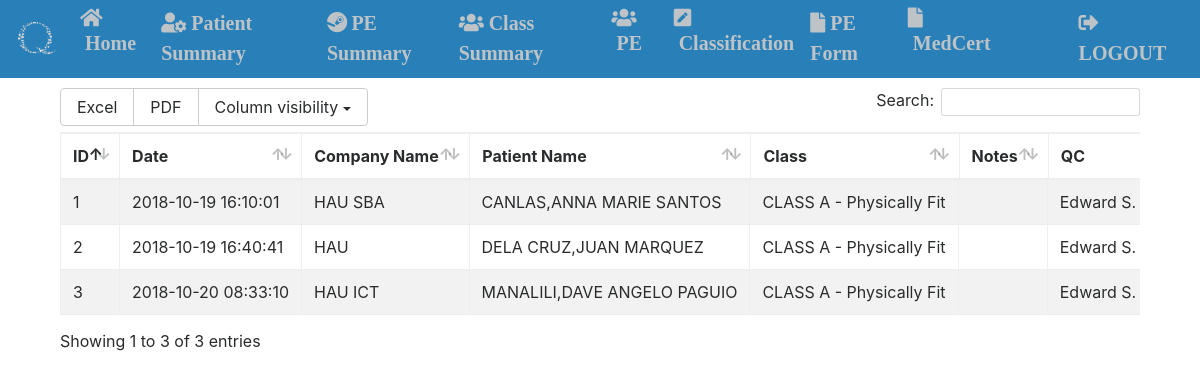
Screenshot of /doctor/ClassSummary.php (signed in) with the database file from the repository.
### tables this page shows
CREATE TABLE `qpd_class` (
  `ClassID` int(13) NOT NULL,
  `TransactionID` int(13) UNSIGNED ZEROFILL NOT NULL,
  `PatientID` int(13) NOT NULL,
  `MedicalClass` varchar(255) NOT NULL,
  `Notes` varchar(255) NOT NULL,
  `QC` varchar(255) NOT NULL,
  `QCLicense` int(22) NOT NULL,
  `CreationDate` date NOT NULL
);

CREATE TABLE `qpd_trans` (
  `TransactionID` int(13) UNSIGNED ZEROFILL NOT NULL,
  `TransactionRef` varchar(50) NOT NULL,
  `PatientID` int(13) NOT NULL,
  `TransactionType` varchar(50) NOT NULL,
  `Cashier` varchar(50) NOT NULL,
  `ItemID` varchar(100) NOT NULL,
  `ItemName` varchar(255) NOT NULL,
  `ItemDescription` varchar(255) NOT NULL,
  `ItemQTY` varchar(50) NOT NULL,
  `ItemPrice` varchar(255) NOT NULL,
  `Biller` varchar(50) NOT NULL,
  `LOE` int(13) NOT NULL,
  `AN` varchar(50) NOT NULL,
  `AC` varchar(50) NOT NULL,
  `Referral` varchar(50) NOT NULL,
  `Notes` varchar(255) NOT NULL,
  `SID` varchar(50) NOT NULL,
  `TotalPrice` varchar(50) NOT NULL,
  `PaidIn` varchar(50) NOT NULL,
  `Discount` varchar(50) NOT NULL,
  `PaidOut` varchar(50) NOT NULL,
  `GrandTotal` varchar(50) NOT NULL,
  `TransactionDate` datetime NOT NULL DEFAULT CURRENT_TIMESTAMP
);

CREATE TABLE `qpd_patient` (
  `PatientID` int(13) NOT NULL,
  `PatientRef` varchar(50) NOT NULL,
  `PatientType` varchar(50) NOT NULL,
  `CompanyName` varchar(100) NOT NULL,
  `Position` varchar(75) NOT NULL,
  `FirstName` varchar(40) NOT NULL,
  `MiddleName` varchar(40) NOT NULL,
  `LastName` varchar(40) NOT NULL,
  `Address` varchar(100) NOT NULL,
  `Birthdate` varchar(15) NOT NULL,
  `Email` varchar(50) NOT NULL,
  `Age` int(3) NOT NULL,
  `Gender` varchar(10) NOT NULL,
  `ContactNo` varchar(20) NOT NULL,
  `Notes` varchar(255) NOT NULL,
  `SID` varchar(50) NOT NULL,
  `CreationDate` datetime NOT NULL DEFAULT CURRENT_TIMESTAMP,
  `DateUpdate` datetime NOT NULL
);

### classes/qc.php (called while the page is built, shortened)
<?php
class qc {
	public function fetch_all(){
		global $pdo;
		$query = $pdo->prepare("SELECT * FROM qpd_patient f, qpd_trans t, qpd_class x WHERE x.TransactionID = t.TransactionID AND f.PatientID = x.PatientID ORDER BY t.TransactionID");
		$query->execute();
		return $query->fetchAll();
	}
}
?>

### doctor/ClassSummary.php (the view, shortened to what this page needs)
<?php
include_once('../connection.php');
include_once('../classes/qc.php');
$qc = new qc;
$qc = $qc->fetch_all();
?>
<html>
	<head>
		<link rel="stylesheet" type="text/css" href="../source/bootstrap4/css/bootstrap.css">
		<link rel="stylesheet" type="text/css" href="../source/CDN/dataTables.bootstrap4.min.css">
		<link rel="stylesheet" type="text/css" href="../source/CDN/buttons.bootstrap4.min.css	">
	</head>
<body>
<?php
include_once('doctorsidebar.php');
?>
<div class="container" style="margin-top: 10px;">
	<table id="example" class="table table-striped table-bordered table-hover" cellspacing="0" width="50%" style="overflow-x:scroll;">
        			<thead>
                    	<th>ID</th>
                    	<th>Date</th>
						<th>Company Name</th>
						<th>Patient Name</th>
						<th>Class</th>
						<th>Notes</th>
						<th>QC</th>
					</thead>
					<?php foreach  ($qc as $qc) {  ?>
					<tr>
							<td>
								<?php echo $qc['PatientID']?>
							</td>
							<td>
								<?php echo $qc['TransactionDate']?>
							</td>
							<td>
								<?php echo $qc['CompanyName']?>
							</td>
							<td>
								<?php echo $qc['LastName']?>,<?php echo $qc['FirstName']?> <?php echo $qc['MiddleName']?>
							</td>
							<td>
								<?php echo $qc['MedicalClass']?>
							</td>
							<td>
							</td>
							<td>
								<?php echo $qc['QC']?>
							</td>
					</tr>
						<?php  }	?>
    </table>
</div>
</body>
</html>

### doctor/ClassSummary.php (style rules this page uses)
td, thead { white-space: nowrap; }

### rows the page displays
qpd_class: PatientID "1", TransactionID.TransactionDate "2018-10-19 16:10:01", PatientID.CompanyName "HAU SBA", PatientID.LastName "CANLAS", PatientID.FirstName "ANNA MARIE", PatientID.MiddleName "SANTOS", MedicalClass "CLASS A - Physically Fit", QC "Edward S.…"
qpd_class: PatientID "2", TransactionID.TransactionDate "2018-10-19 16:40:41", PatientID.CompanyName "HAU", PatientID.LastName "DELA CRUZ", PatientID.FirstName "JUAN", PatientID.MiddleName "MARQUEZ", MedicalClass "CLASS A - Physically Fit", QC "Edward S.…"
qpd_class: PatientID "3", TransactionID.TransactionDate "2018-10-20 08:33:10", PatientID.CompanyName "HAU ICT", PatientID.LastName "MANALILI", PatientID.FirstName "DAVE ANGELO", PatientID.MiddleName "PAGUIO", MedicalClass "CLASS A - Physically Fit", QC "Edward S.…"
